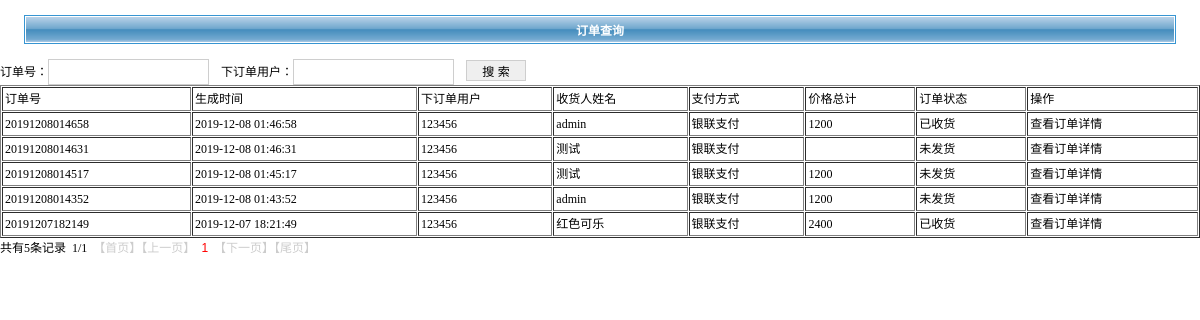
The page /manage/orderslist2.php on the database its author committed.
### tables this page shows
CREATE TABLE `t_orders`
(
    `Id`         int(11) NOT NULL AUTO_INCREMENT COMMENT '主键',
    `ordersid`   varchar(255) DEFAULT NULL COMMENT '订单号',
    `userid`     int(11)      DEFAULT NULL COMMENT '所属的用户，外键',
    `username`   varchar(255) DEFAULT NULL COMMENT '订单所属的用户名',
    `address`    varchar(255) DEFAULT NULL COMMENT '收货地址',
    `tel`        varchar(255) DEFAULT NULL COMMENT '手机号码',
    `remark`     varchar(255) DEFAULT NULL COMMENT '备注',
    `ctime`      varchar(255) DEFAULT NULL COMMENT '生成时间',
    `totalprice` varchar(255) DEFAULT NULL COMMENT '价格总计',
    `status`     varchar(255) DEFAULT NULL COMMENT '订单状态',
    `name`       varchar(255) DEFAULT NULL COMMENT '收货人姓名',
    `goodsinfo`  varchar(255) DEFAULT NULL COMMENT '商品购买详情',
    `payway`     varchar(255) DEFAULT NULL COMMENT '支付方式',
    PRIMARY KEY (`Id`)
);

### manage/orderslist2.php (the view, shortened to what this page needs)
<?php
include_once '../lib/fun.php';
$url ="orderslist.php?1=1";
$ordersid = !empty($_REQUEST['ordersid'])?$_REQUEST['ordersid']:'';
$username = !empty($_REQUEST['username'])?$_REQUEST['username']:'';
$where  = " where ";
$where = $where." 1=1  ";
$pagenum = isset($_GET['pagenum']) ? intval($_GET['pagenum']) : 1;
$pagenum = max($pagenum, 1);
$pageSize = 10;
$offset = ($pagenum - 1) * $pageSize;
$sql = " select * from t_orders  $where order by id desc limit {$offset},{$pageSize}";
$dataArray = exeRead($sql);
$sql = " select count(Id) as total from t_orders $where";
$dataTotal = exeRead($sql);
$total =  $dataTotal[0]['total'];
$pageinfo = pages($total,$pageSize,$pagenum,$url,"共有".$total."条记录");
?>
<!DOCTYPE HTML PUBLIC "-//W3C//DTD HTML 4.0 Transitional//EN">
<html>
<head>
    <link href="css/main.css" type="text/css" rel="stylesheet">
</head>
<body bottommargin="0" leftmargin="0" topmargin="0" rightmargin="0">
    <br>
    <table class="usertableborder" cellspacing="1" cellpadding="3" width="96%" align="center"
        border="0">
        <tr>
            <th colspan="3">订单查询</th>
        </tr>
    </table>
    <br>
    <form action="orderslist.php?submit=1" method="post">
<div align="left">
订单号：<input type="text" name="ordersid" value="<?php echo $ordersid;?>" style="height: 26px;">
&nbsp;&nbsp;
下订单用户：<input type="text" name="username" value="<?php echo $username;?>" style="height: 26px;">
<input type="submit" value="&nbsp;搜&nbsp;索&nbsp;" style="width: 60px;">
</div>
</form>
    <table class="table" cellspacing="1" cellpadding="2" width="100%" align="center" border="1">
  <tbody>
    <tr>
      <td >订单号</td>
      <td >生成时间</td>
      <td >下订单用户</td>
      <td >收货人姓名</td>
      <td >支付方式</td>
      <td >价格总计</td>
      <td >订单状态</td>
      <td class="td_bg" >操作</td>
    </tr>
    <?php
    foreach ($dataArray as $value){
        ?>
      <tr>
      <td ><?php echo $value['ordersid'];?>&nbsp;</td>
      <td ><?php echo $value['ctime'];?>&nbsp;</td>
      <td ><?php echo $value['username'];?>&nbsp;</td>
      <td ><?php echo $value['name'];?>&nbsp;</td>
      <td ><?php echo $value['payway'];?>&nbsp;</td>
      <td ><?php echo $value['totalprice'];?>&nbsp;</td>
      <td ><?php echo $value['status'];?>&nbsp;</td>
      <td class="td_bg" >
	  <a href="ordersupdate5.php?Id=<?php echo $value['Id'];?>"><span style="font-size: 12px;">查看订单详情</span></a>
      </td>
    </tr>
    <?php
    }
    ?>
  </tbody>
</table>
<?php echo $pageinfo?>
</body>
</html>

### lib/fun.php (shortened to what this page needs)
<?php
function mysqlInit()
{
    $url = '127.0.0.1:3306';
    $username ='root';
    $password = 'root';
    $dbName ='shopping_db';
    $conn = mysqli_connect($url,$username,$password,$dbName);
    mysqli_query($conn, 'set names utf8');
    return $conn;
}
function exeRead($sql){
    $conn = mysqlInit();
    $result = mysqli_query($conn,$sql);
    $data = mysqli_fetch_all($result,MYSQLI_ASSOC);
    return $data;
}
function pages($total, $pagesize,$pagenum,$pageurl,$info)
{
    $count = (int)($total / $pagesize);
    if ($total % $pagesize > 0) {
        $count++;
    }
    if(strpos($pageurl,'?')>-1){
        $pageurl = $pageurl . "&";
    }else{
        $pageurl = $pageurl . "?";
    }
    $pageinfo ="";
    $pageinfo = $pageinfo.$info."&nbsp;&nbsp;";
    $pageinfo = $pageinfo.$pagenum."/".$count ."&nbsp;&nbsp;";
    if ($pagenum == 1) {
        $pageinfo =  $pageinfo."<SPAN style='color:#CCCCCC'>【首页】</SPAN><SPAN style='color:#CCCCCC'>【上一页】</SPAN>&nbsp;&nbsp;";
    } else {
        $pageinfo =  $pageinfo."【<a href='" . $pageurl . "pagenum=1'>首页</a>】【<a href='" . $pageurl . "pagenum=" . ($pagenum - 1)
            . "' >上一页</a>】";
    }
    $bound1 = (($pagenum - 2) <= 0) ? 1 : ($pagenum - 2);
    $bound2 = (($pagenum + 2) >= $count) ? $count : ($pagenum + 2);
    for ($i = $bound1; $i <= $bound2; $i++) {
        if ($i == $pagenum) {
            $pageinfo =  $pageinfo."<SPAN style='color:#FF0000'>".$i."</SPAN>&nbsp;&nbsp;";
        } else {
            $pageinfo =  $pageinfo."<a href='" .$pageurl . "pagenum=" . $i . "'>" . $i. "</a>&nbsp;&nbsp;";
        }
    }
    if ($pagenum == $count|| $count==0) {
        $pageinfo =  $pageinfo."<SPAN style='color:#CCCCCC'>【下一页】</SPAN><SPAN style='color:#CCCCCC'>【尾页】</SPAN>";
    } else {
        $pageinfo =  $pageinfo."【<a href='" . $pageurl . "pagenum=" . ($pagenum + 1)
            . "'>下一页</a>】【<a href='" . $pageurl . "pagenum=" . $count
            . "'>尾页</a>】";
    }
    return $pageinfo;
}

### manage/css/main.css (style rules this page uses)
A { COLOR: #000000; TEXT-DECORATION: none }
BODY { SCROLLBAR-FACE-COLOR: #f6f6f6; FONT-SIZE: 12px; SCROLLBAR-HIGHLIGHT-COLOR: #ffffff; SCROLLBAR-SHADOW-COLOR: #cccccc; COLOR: #000000; SCROLLBAR-3DLIGHT-COLOR: #cccccc; SCROLLBAR-ARROW-COLOR: #330000; SCROLLBAR-TRACK-COLOR: #fefefe; FONT-FAMILY: ����; SCROLLBAR-DARKSHADOW-COLOR: #ffffff; BACKGROUND-COLOR: #ffffff }
TD { TABLE-LAYOUT: fixed; FONT-SIZE: 12px; WORD-BREAK: break-all; LINE-HEIGHT: 150%; FONT-FAMILY: ���� }
INPUT { BORDER-RIGHT: #cecece 1px solid; BORDER-TOP: #cecece 1px solid; FONT-SIZE: 12px; BORDER-LEFT: #cecece 1px solid; BORDER-BOTTOM: #cecece 1px solid; FONT-FAMILY: Verdana, Arial, Helvetica, Sans-serif,����; TEXT-DECORATION: none }
SPAN { FONT-SIZE: 12px; FONT-FAMILY: Verdana, Arial, Helvetica, Sans-serif,����; POSITION: static }
.UserTableBorder { BORDER-RIGHT: #3795d2 1px solid; BORDER-TOP: #3795d2 1px solid; FONT-WEIGHT: normal; FONT-SIZE: 12px; BORDER-LEFT: #3795d2 1px solid; WIDTH: 96%; LINE-HEIGHT: normal; BORDER-BOTTOM: #3795d2 1px solid; FONT-STYLE: normal; BACKGROUND-COLOR: #ffffff; FONT-VARIANT: normal }
TH { FONT-WEIGHT: bold; FONT-SIZE: 12px; COLOR: white; HEIGHT: 25px; background-image:url(../images/win_top.png) }
FORM { PADDING-RIGHT: 0px; PADDING-LEFT: 0px; PADDING-BOTTOM: 0px; MARGIN: 0px; PADDING-TOP: 0px }

### rows shown on the page
t_orders: ordersid "20191208014658", ctime "2019-12-08 01:46:58", username "123456", name "admin", payway "银联支付", totalprice "1200", status "已收货"
t_orders: ordersid "20191208014631", ctime "2019-12-08 01:46:31", username "123456", name "测试", payway "银联支付", status "未发货"
t_orders: ordersid "20191208014517", ctime "2019-12-08 01:45:17", username "123456", name "测试", payway "银联支付", totalprice "1200", status "未发货"
t_orders: ordersid "20191208014352", ctime "2019-12-08 01:43:52", username "123456", name "admin", payway "银联支付", totalprice "1200", status "未发货"
t_orders: ordersid "20191207182149", ctime "2019-12-07 18:21:49", username "123456", name "红色可乐", payway "银联支付", totalprice "2400", status "已收货"

### other values the page prints
$pageinfo "共有5条记录 1/1"
